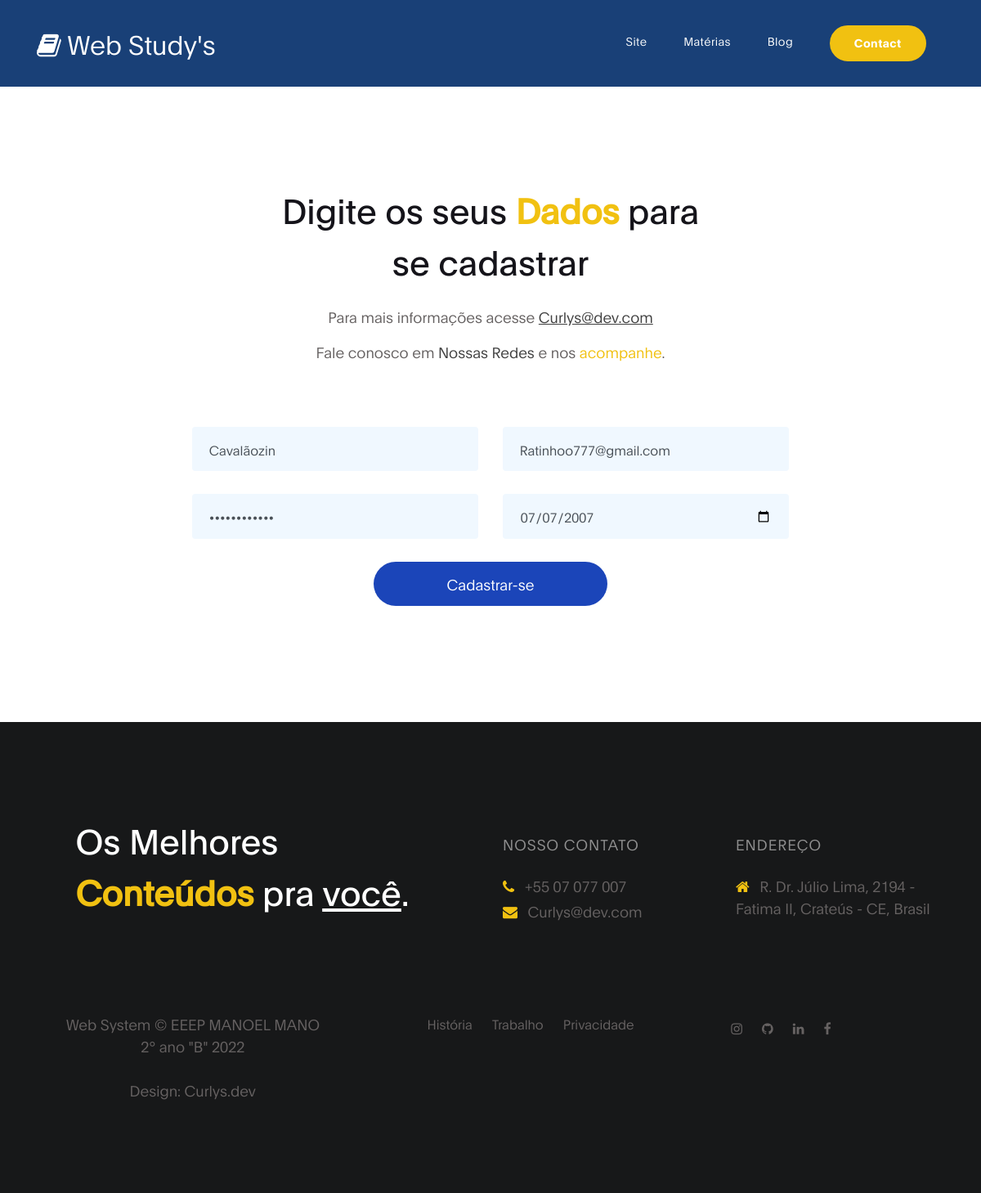
Page /editar.php?id=199 on the committed database.
### tables this page shows
CREATE TABLE `tabela` (
  `id` int(11) NOT NULL,
  `nome` varchar(20) NOT NULL,
  `email` varchar(120) NOT NULL,
  `datinha` date NOT NULL,
  `senha` varchar(30) NOT NULL
);

### editarBD.php (called while the page is built, shortened)
<?php
    include 'conexao.php';
    if(isset($_GET['id'])){
        $id = $_GET['id'];
        $consulta = mysqli_query($conexaobd, "SELECT * FROM tabela WHERE id = $id");
        $cont = (is_array($consulta) ? count($consulta) : 1);
        if($cont) {
            $campos = mysqli_fetch_assoc($consulta);
            $nome = $campos['nome'];
            $email = $campos['email'];
            $senha = $campos['senha'];
            $datas = $campos['datinha'];
        }
    }
?>

### editar.php (the view, shortened to what this page needs)
<?php
include 'editarBD.php';
?>
<!DOCTYPE html>
<html lang="pt-br">
<head>
     <link rel="stylesheet" href="css/bootstrap.min.css">
     <link rel="stylesheet" href="css/font-awesome.min.css">
     <link rel="stylesheet" href="css/aos.css">
     <link rel="stylesheet" href="css/owl.carousel.min.css">
     <link rel="stylesheet" href="css/owl.theme.default.min.css">
     <link rel="stylesheet" href="css/templatemo-digital-trend.css">
</head>
<body>
    <nav class="navbar navbar-expand-lg position-absolute">
        <div class="container">
          <a class="navbar-brand" href="index.php">
              <i class="fa fa-book"></i>
              Web Study's
            </a>
            <div class="collapse navbar-collapse" id="navbarNav">
                <ul class="navbar-nav ml-auto">
                    <li class="nav-item">
                        <a href="index.html#about" class="nav-link">Site</a>
                    </li>
                    <li class="nav-item">
                        <a href="index.html#project" class="nav-link">Matérias</a>
                    </li>
                    <li class="nav-item">
                        <a href="blog.html" class="nav-link">Blog</a>
                    </li>
                    <li class="nav-item">
                        <a href="contact.php" class="nav-link active contact">Contact</a>
                    </li>
                </ul>
            </div>
        </div>
    </nav>
     <section class="contact section-padding">
          <div class="container">
               <div class="row">
                    <div class="col-lg-6 mx-auto col-md-7 col-12 py-5 mt-5 text-center" data-aos="fade-up">
                      <h1 class="mb-4">Digite os seus <strong>Dados</strong> para se cadastrar</h1>
                      <p>Para mais informações acesse <a href="mailto:hello@company.com"><u>Curlys@dev.com</u></a></p>
                      <p>Fale conosco em <a rel="nofollow" href=""> Nossas Redes</a> e nos <strong>acompanhe</strong>.</p>
                    </div>
                    <div class="col-lg-8 mx-auto col-md-10 col-12">
                      <form action="" method="post" class="contact-form" data-aos="fade-up" data-aos-delay="300" role="form">
                        <div class="row">
                          <div class="col-lg-6 col-12">
                            <input type="text" class="form-control" name="nome" placeholder="Name" value="<?php echo $nome;?>">
                          </div>
                          <div class="col-lg-6 col-12">
                            <input type="email" class="form-control" name="email" placeholder="Email" value="<?php echo $email;?>">
                          </div>
                          <div class="col-lg-6 col-12">
                            <input type="password" class="form-control" name="senha" placeholder="Senha" value="<?php echo $senha;?>">
                          </div>
                          <div class="col-lg-6 col-12">
                          <input type="date" class="form-control" name="datinha" value="<?php echo $datas;?>">
                          </div>
                           <div class="col-lg-5 mx-auto col-7">
                            <button type="submit" class="form-control" id="submit-button" name="editar">Cadastrar-se</button>
                          </div>
                        </div>
                      </form>
                    </div>
               </div>
          </div>
     </section>
     <footer class="site-footer">
      <div class="container">
           <div class="row">
                <div class="col-lg-5 mx-lg-auto col-md-8 col-10">
                     <h1 class="text-white" data-aos="fade-up" data-aos-delay="100">Os Melhores <strong>Conteúdos
                          </strong>pra <u>você</u>.</h1>
                </div>
                <div class="col-lg-3 col-md-6 col-12" data-aos="fade-up" data-aos-delay="200">
                     <h4 class="my-4">Nosso Contato</h4>
                     <p class="mb-1">
                          <i class="fa fa-phone mr-2 footer-icon"></i>
                          +55 07 077 007
                     </p>
                     <p>
                          <a href="https://mail.google.com/mail/u/0/#inbox">
                               <i class="fa fa-envelope mr-2 footer-icon"></i>
                               Curlys@dev.com
                          </a>
                     </p>
                </div>
                <div class="col-lg-3 col-md-6 col-12" data-aos="fade-up" data-aos-delay="300">
                     <h4 class="my-4">Endereço</h4>
                     <p class="mb-1">
                          <a href="https://goo.gl/maps/ZjxQ9YYtfb2QCWom9" target="_blank" rel="noopener noreferrer">
                               <i class="fa fa-home mr-2 footer-icon"></i>
                               R. Dr. Júlio Lima, 2194 - Fatima II, Crateús - CE, Brasil</a>
                     </p>
                </div>
                <div class="col-lg-4 mx-lg-auto text-center col-md-8 col-12" data-aos="fade-up"
                     data-aos-delay="400">
                     <p class="copyright-text">Web System &copy; EEEP MANOEL MANO <br> 2° ano "B" 2022
                          <br><br>
                          <a rel="nofollow noopener" href="https://abre.bio/Curlys.dev" target="_blank"
                               rel="noopener noreferrer">Design: Curlys.dev</a>
                     </p>
                </div>
                <div class="col-lg-4 mx-lg-auto col-md-6 col-12" data-aos="fade-up" data-aos-delay="500">
                     <ul class="footer-link">
                          <li><a href="#">História</a></li>
                          <li><a href="#">Trabalho</a></li>
                          <li><a href="#">Privacidade</a></li>
                     </ul>
                </div>
                <div class="col-lg-3 mx-lg-auto col-md-6 col-12" data-aos="fade-up" data-aos-delay="600">
                     <ul class="social-icon">
                          <li><a href="https://www.instagram.com/eeepmanoelmano/" target="_blank"
                                    rel="noopener noreferrer" class="fa fa-instagram"></a></li>
                          <li><a href="#" class="fa fa-github"></a></li>
                          <li><a href="#" class="fa fa-linkedin"></a></li>
                          <li><a href="#" class="fa fa-facebook"></a></li>
                     </ul>
                </div>
           </div>
      </div>
 </footer>
</body>
</html>

### css/templatemo-digital-trend.css (style rules this page uses)
:root { --primary-color: #1b45b9; --secondary-color: #f1c111; --white-color: #ffffff; --dark-color: #171819; --project-bg: #f0f8ff; --menu-bg: #194077; --title-color: #15141a; --gray-color: #909090; --link-color: #404040; --p-color: #666262; --base-font-family: 'Plain-Light', sans-serif; --title-font-family: 'Plain-Regular', sans-serif; --font-bold-family: 'Plain-Bold', sans-serif; --font-weight-bold: bold; --h1-font-size: 42px; --h2-font-size: 32px; --h3-font-size: 24px; --p-font-size: 18px; --base-font-size: 16px; --menu-font-size: 14px; --border-radius-large: 100px; --border-radius-small: 5px; }
body { background: var(--white-color); font-family: var(--base-font-family); }
h1,h2,h3,h4,h5,h6 { font-family: var(--title-font-family); line-height: inherit; }
h1 { color: var(--title-color); font-size: var(--h1-font-size); }
h4 { color: var(--gray-color); font-family: var(--base-font-family); font-size: var(--p-font-size); letter-spacing: 1px; text-transform: uppercase; }
p { color: var(--p-color); font-size: var(--p-font-size); line-height: 1.5em; }
b, strong { letter-spacing: 0; color: var(--secondary-color); }
* { -webkit-box-sizing: border-box; -moz-box-sizing: border-box; box-sizing: border-box; }
*::before, *::after { -webkit-box-sizing: border-box; -moz-box-sizing: border-box; box-sizing: border-box; }
a { color: var(--link-color); font-weight: normal; text-decoration: none; }
.section-padding { padding: 8em 0; }
.navbar { background: var(--menu-bg); z-index: 2; top: 0; right: 0; left: 0; padding: 1.5em; }
.navbar-brand { color: var(--white-color); font-size: var(--h2-font-size); }
.nav-link { color: var(--white-color); font-size: var(--menu-font-size); letter-spacing: 0.4px; margin: 0 1.6em; padding: 0.6em; }
.nav-link.active, .nav-link:hover { color: var(--secondary-color); }
.navbar-expand-lg .navbar-nav .nav-link { padding-right: 0; padding-left: 0; }
.navbar-expand-lg .navbar-nav .nav-link.contact { border: 2px solid var(--secondary-color); border-radius: var(--border-radius-large); color: var(--secondary-color); font-family: var(--font-bold-family); padding: 0.6em 2em 0.8em 2em; }
.navbar-expand-lg .navbar-nav .nav-link.contact:hover, .navbar-expand-lg .navbar-nav .nav-link.contact.active { background: var(--secondary-color); color: var(--white-color); }
.newsletter-form .form-control, .contact-form .form-control { box-shadow: none; background: var(--project-bg); border: 0; padding: 1.7em 1.3em; margin: 14px 0; }
.newsletter-form button, .contact-form #submit-button { background: var(--primary-color); border-radius: var(--border-radius-large); color: var(--white-color); cursor: pointer; font-size: var(--p-font-size); line-height: 0px; padding: 1.5em 1.3em; }
.site-footer { background: var(--dark-color); padding: 7em 0 6em 0; }
.site-footer a { color: var(--p-color); }
.site-footer a:hover, .footer-icon { color: var(--secondary-color); }
.footer-link li { display: inline-block; list-style: none; margin: 0 10px; }
.copyright-text, .footer-link, .site-footer .social-icon { margin-top: 6em; }
.copyright-text { margin-top: 5.3em; }
.social-icon { position: relative; padding: 0; margin: 4em 0 0 0; }
.social-icon li { display: inline-block; list-style: none; }
.social-icon li a { text-decoration: none; display: inline-block; font-size: var(--base-font-size); margin: 10px; text-align: center; }

### rows in the picture
tabela: nome "Cavalãozin", email "Ratinhoo777@gmail.com", datinha "07/07/2007"
